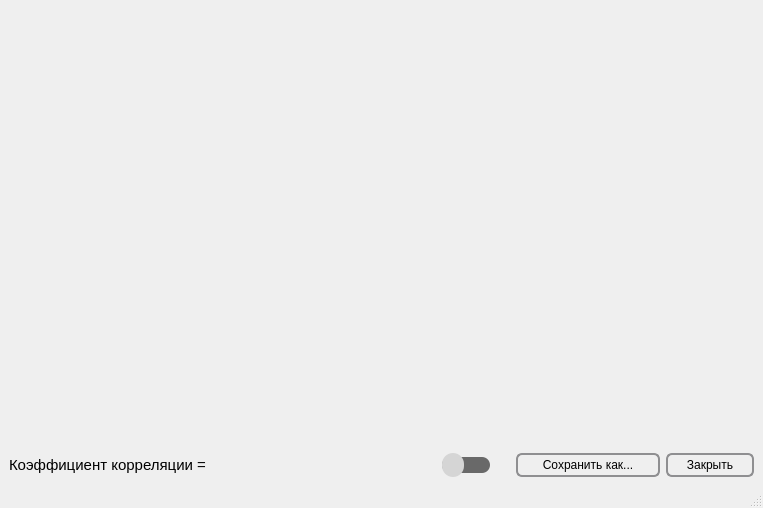
<?xml version="1.0" encoding="UTF-8"?>
<ui version="4.0">
 <class>correl_analysis</class>
 <widget class="QMainWindow" name="correl_analysis">
  <property name="geometry">
   <rect>
    <x>0</x>
    <y>0</y>
    <width>763</width>
    <height>508</height>
   </rect>
  </property>
  <property name="minimumSize">
   <size>
    <width>0</width>
    <height>280</height>
   </size>
  </property>
  <property name="windowTitle">
   <string>MainWindow</string>
  </property>
  <widget class="QWidget" name="centralwidget">
   <layout class="QVBoxLayout" name="verticalLayout">
    <item>
     <widget class="QCustomPlot" name="widgetCorr" native="true">
      <property name="sizePolicy">
       <sizepolicy hsizetype="Preferred" vsizetype="Expanding">
        <horstretch>0</horstretch>
        <verstretch>0</verstretch>
       </sizepolicy>
      </property>
     </widget>
    </item>
    <item>
     <layout class="QHBoxLayout" name="horizontalLayout">
      <item>
       <widget class="QLabel" name="koefCorr">
        <property name="font">
         <font>
          <pointsize>11</pointsize>
          <weight>50</weight>
          <bold>false</bold>
         </font>
        </property>
        <property name="text">
         <string>Коэффициент корреляции = </string>
        </property>
       </widget>
      </item>
      <item>
       <spacer name="horizontalSpacer">
        <property name="orientation">
         <enum>Qt::Horizontal</enum>
        </property>
        <property name="sizeHint" stdset="0">
         <size>
          <width>40</width>
          <height>24</height>
         </size>
        </property>
       </spacer>
      </item>
      <item>
       <widget class="QSlider" name="SliderTrend">
        <property name="minimumSize">
         <size>
          <width>48</width>
          <height>24</height>
         </size>
        </property>
        <property name="maximumSize">
         <size>
          <width>48</width>
          <height>24</height>
         </size>
        </property>
        <property name="cursor">
         <cursorShape>PointingHandCursor</cursorShape>
        </property>
        <property name="toolTip">
         <string>&lt;html&gt;&lt;head/&gt;&lt;body&gt;&lt;p&gt;Показать/скрыть &lt;span style=&quot; font-weight:600;&quot;&gt;линию тренда&lt;/span&gt;&lt;/p&gt;&lt;/body&gt;&lt;/html&gt;</string>
        </property>
        <property name="styleSheet">
         <string notr="true">.QSlider::groove:horizontal {
    height: 24px; 
    background:#696969; 
    border-radius: 8px;
    padding:-4px 7px;
} 

.QSlider::handle:horizontal {
    background: #d5d5d5; 
    width: 22px; 
    margin: 0px -7px; 
    border-radius: 11px;
} </string>
        </property>
        <property name="maximum">
         <number>1</number>
        </property>
        <property name="pageStep">
         <number>1</number>
        </property>
        <property name="orientation">
         <enum>Qt::Horizontal</enum>
        </property>
       </widget>
      </item>
      <item>
       <spacer name="horizontalSpacer_2">
        <property name="orientation">
         <enum>Qt::Horizontal</enum>
        </property>
        <property name="sizeType">
         <enum>QSizePolicy::Fixed</enum>
        </property>
        <property name="sizeHint" stdset="0">
         <size>
          <width>20</width>
          <height>20</height>
         </size>
        </property>
       </spacer>
      </item>
      <item>
       <widget class="QPushButton" name="pushButton_save">
        <property name="minimumSize">
         <size>
          <width>144</width>
          <height>25</height>
         </size>
        </property>
        <property name="maximumSize">
         <size>
          <width>16777215</width>
          <height>26</height>
         </size>
        </property>
        <property name="styleSheet">
         <string notr="true"> QPushButton {
     border: 2px solid #8f8f91;
     border-radius: 6px;
     background-color: qlineargradient(x1: 0, y1: 0, x2: 0, y2: 1,
                                       stop: 0 #f6f7fa, stop: 1 #dadbde);
     min-height: 20px;
     min-width: 140px;
 }
QPushButton:pressed {
     background-color: qlineargradient(x1: 0, y1: 0, x2: 0, y2: 1,
                                       stop: 0 #dadbde, stop: 1 #f6f7fa);
 }</string>
        </property>
        <property name="text">
         <string>Сохранить как...</string>
        </property>
        <property name="icon">
         <iconset resource="source.qrc">
          <normaloff>:/img/img/heart-monitor.png</normaloff>:/img/img/heart-monitor.png</iconset>
        </property>
        <property name="shortcut">
         <string>Ctrl+Shift+S</string>
        </property>
        <property name="autoRepeat">
         <bool>false</bool>
        </property>
        <property name="autoExclusive">
         <bool>false</bool>
        </property>
        <property name="autoDefault">
         <bool>false</bool>
        </property>
        <property name="default">
         <bool>false</bool>
        </property>
        <property name="flat">
         <bool>false</bool>
        </property>
       </widget>
      </item>
      <item>
       <widget class="QPushButton" name="pushButton_close">
        <property name="minimumSize">
         <size>
          <width>90</width>
          <height>25</height>
         </size>
        </property>
        <property name="maximumSize">
         <size>
          <width>16777215</width>
          <height>26</height>
         </size>
        </property>
        <property name="styleSheet">
         <string notr="true"> QPushButton {
     border: 2px solid #8f8f91;
     border-radius: 6px;
     background-color: qlineargradient(x1: 0, y1: 0, x2: 0, y2: 1,
                                       stop: 0 #f6f7fa, stop: 1 #dadbde);
     min-height: 20px; 
     min-width: 84px;
}
QPushButton:pressed {
     background-color: qlineargradient(x1: 0, y1: 0, x2: 0, y2: 1,
                                       stop: 0 #dadbde, stop: 1 #f6f7fa);
 }</string>
        </property>
        <property name="text">
         <string>Закрыть</string>
        </property>
        <property name="icon">
         <iconset resource="source.qrc">
          <normaloff>:/img/img/log-out.png</normaloff>:/img/img/log-out.png</iconset>
        </property>
        <property name="iconSize">
         <size>
          <width>18</width>
          <height>18</height>
         </size>
        </property>
        <property name="shortcut">
         <string>Ctrl+Q</string>
        </property>
       </widget>
      </item>
     </layout>
    </item>
   </layout>
  </widget>
  <widget class="QMenuBar" name="menubar">
   <property name="geometry">
    <rect>
     <x>0</x>
     <y>0</y>
     <width>763</width>
     <height>21</height>
    </rect>
   </property>
  </widget>
  <widget class="QStatusBar" name="statusbar"/>
 </widget>
 <customwidgets>
  <customwidget>
   <class>QCustomPlot</class>
   <extends>QWidget</extends>
   <header>qcustomplot.h</header>
   <container>1</container>
  </customwidget>
 </customwidgets>
 <resources>
  <include location="source.qrc"/>
 </resources>
 <connections/>
</ui>
